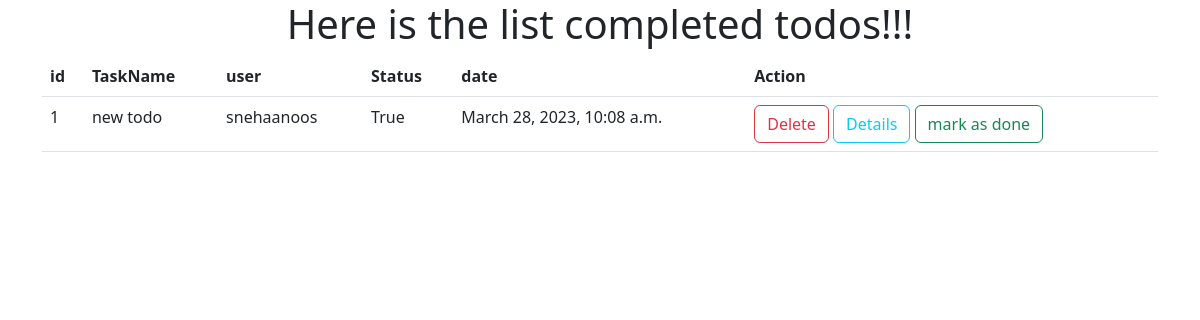
Screenshot of /todos/completelist/ with the database file from the repository.
### tasks/models.py (models this page shows, shortened)
class Todo(models.Model):
    task_name=models.CharField(max_length=200)
    user=models.ForeignKey(User,on_delete=models.CASCADE)
    status=models.BooleanField(default=False)
    date=models.DateTimeField(auto_now_add=True)

### tasks/views.py (the view)
# urls.py: path("todos/completelist/",views.TodoCompletedView.as_view(),name="complete-todo"),
class TodoCompletedView(View):
    def get(self,request,*args,**kwargs):
        qs=Todo.objects.filter(status=True).order_by("-date")
        return render(request,"completed-todos.html",{"todos":qs})

### tasks/templates/completed-todos.html (shortened to what this page needs)
<!DOCTYPE html>
<html lang="en">
<head>
</head>
<body>
    <!DOCTYPE html>
<html lang="en">
<head>
    <link href="https://cdn.jsdelivr.net/npm/bootstrap@5.3.0-alpha1/dist/css/bootstrap.min.css" rel="stylesheet">
</head>
<body>
    <div class="container">
        <h1 class="text-center">Here is the list completed  todos!!!</h1>
        <table class="table">
            <tr>
                <th>id</th>
                <th>TaskName</th>
                <th>user</th>
                <th>Status</th>
                <th>date</th>
                <th>Action</th>
            </tr>
            {%for t in todos%}
                <tr>
                    <td>{{forloop.counter}}</td>
                    <td>{{t.task_name}}</td>
                    <td>{{t.user}}</td>
                    <td>{{t.status}}</td>
                    <td>{{t.date}}</td>
                    <td>
                        <a href="{%url 'todo-delete' t.id%}" class="btn btn-outline-danger">Delete</a>
                        <a href="{%url 'todo-detail' t.id%}" class="btn btn-outline-info">Details</a>
                        <a href="{%url 'todo-update' t.id%}" class="btn btn-outline-success">mark as done</a>
                    </td>
                </tr>
            {%endfor%}
        </table>
    </div>
</body>
</html>
</body>
</html>

### rows the page displays
Todo: task_name "new todo", user "snehaanoos", status "True", date "March 28, 2023, 10:08 a.m."
